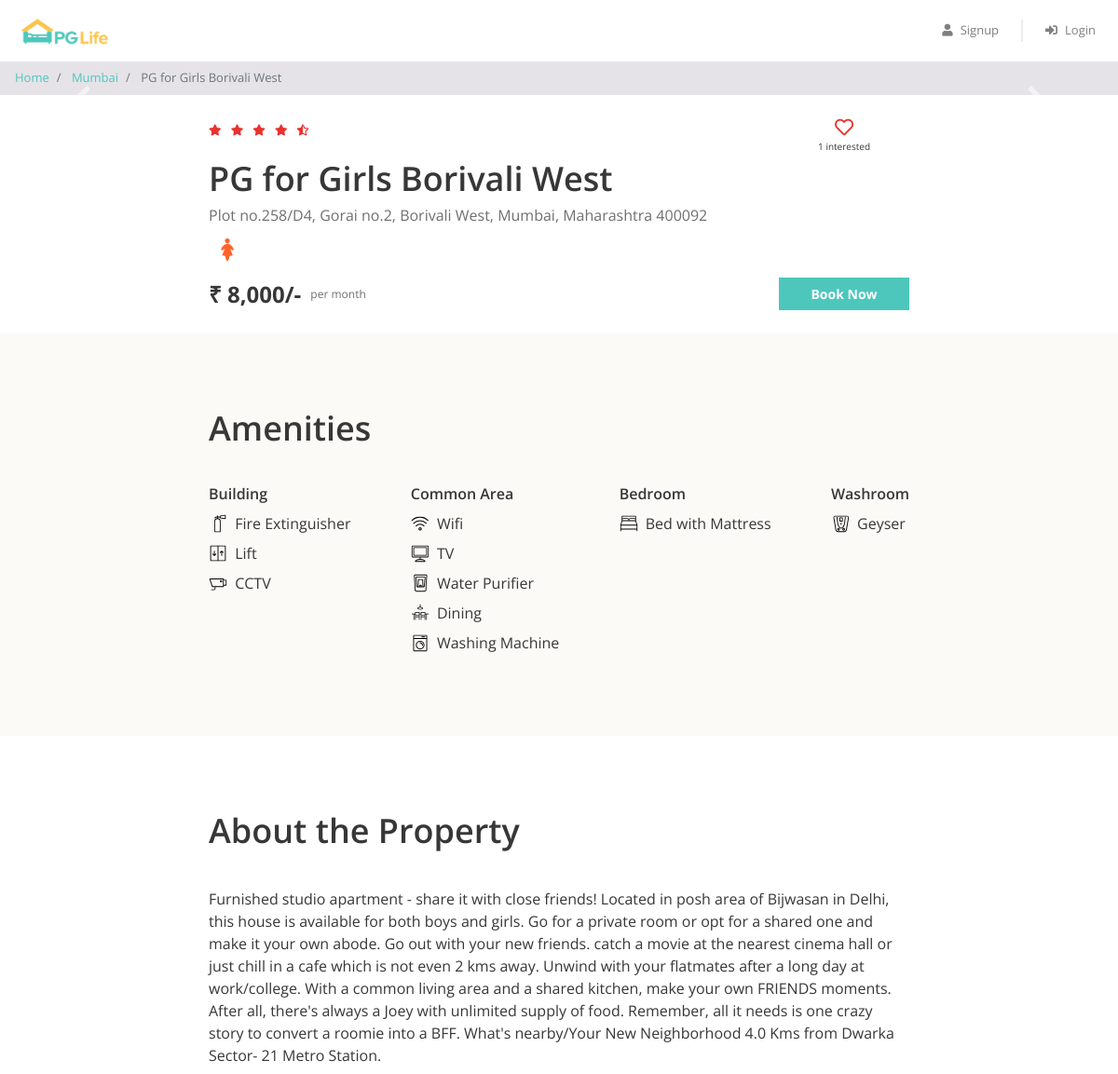
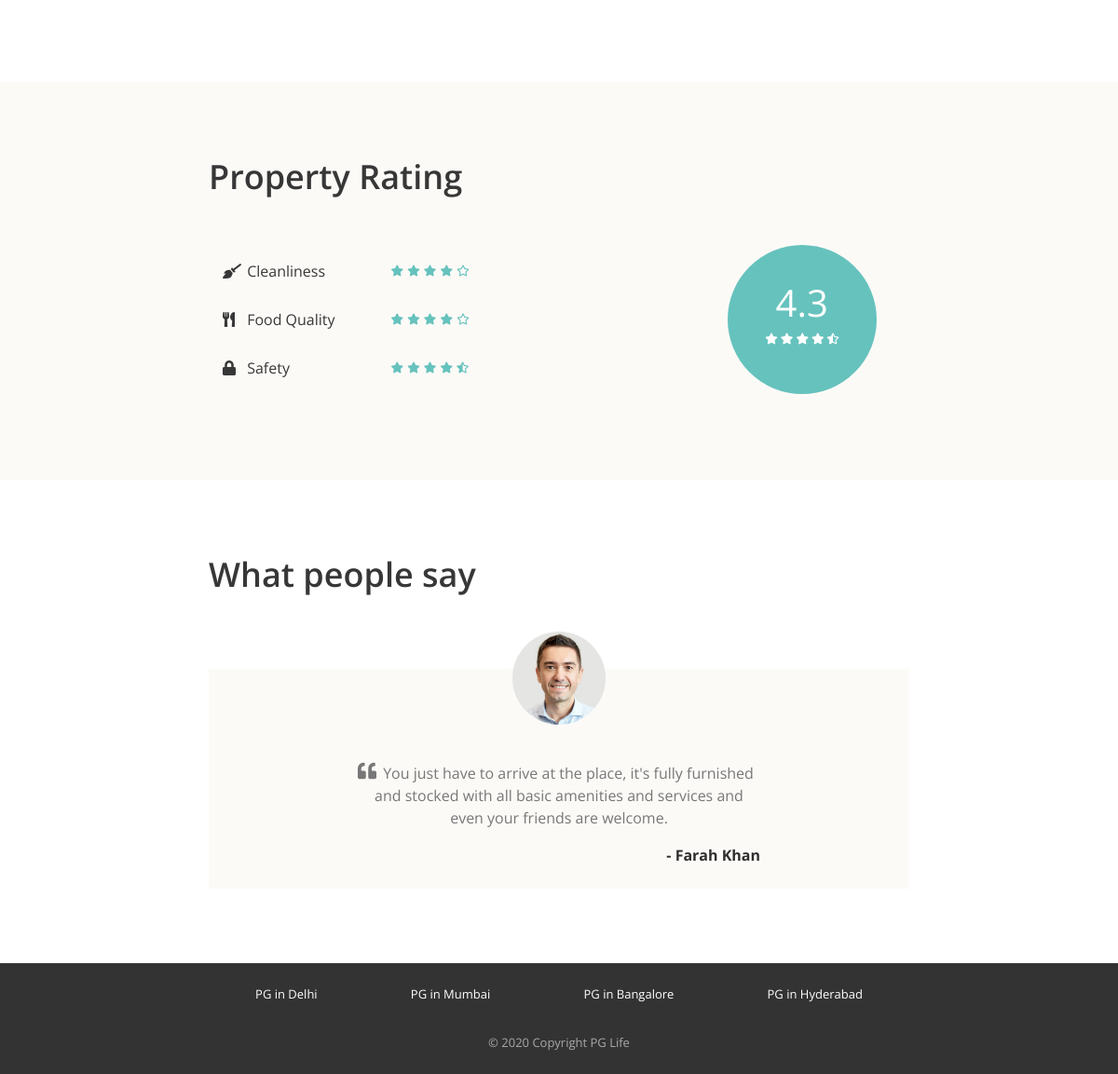
Page /property_detail.php?property_id=4 on the committed database (2 pictures, top to bottom).
### tables this page shows
CREATE TABLE `properties` (
  `id` int(11) NOT NULL,
  `city_id` int(11) NOT NULL,
  `name` varchar(100) NOT NULL,
  `address` varchar(255) NOT NULL,
  `description` longtext NOT NULL,
  `gender` enum('male','female','unisex') NOT NULL,
  `rent` int(11) NOT NULL,
  `rating_clean` float(2,1) NOT NULL,
  `rating_food` float(2,1) NOT NULL,
  `rating_safety` float(2,1) NOT NULL
);

CREATE TABLE `cities` (
  `id` int(11) NOT NULL,
  `name` varchar(100) NOT NULL
);

CREATE TABLE `amenities` (
  `id` int(11) NOT NULL,
  `name` varchar(100) NOT NULL,
  `type` varchar(100) NOT NULL,
  `icon` varchar(30) NOT NULL
);

CREATE TABLE `testimonials` (
  `id` int(11) NOT NULL,
  `property_id` int(11) NOT NULL,
  `user_name` varchar(100) NOT NULL,
  `content` longtext NOT NULL
);

### property_detail.php (the view, shortened to what this page needs)
<?php
require "includes/database_connect.php";
$property_id = $_GET["property_id"];
$sql_1 = "SELECT *, p.id AS property_id, p.name AS property_name, c.name AS city_name
            FROM properties p
            INNER JOIN cities c ON p.city_id = c.id
            WHERE p.id = $property_id";
$result_1 = mysqli_query($conn, $sql_1);
$property = mysqli_fetch_assoc($result_1);
$sql_2 = "SELECT * FROM testimonials WHERE property_id = $property_id";
$result_2 = mysqli_query($conn, $sql_2);
$testimonials = mysqli_fetch_all($result_2, MYSQLI_ASSOC);
$sql_3 = "SELECT a.*
            FROM amenities a
            INNER JOIN properties_amenities pa ON a.id = pa.amenity_id
            WHERE pa.property_id = $property_id";
$result_3 = mysqli_query($conn, $sql_3);
$amenities = mysqli_fetch_all($result_3, MYSQLI_ASSOC);
$sql_4 = "SELECT * FROM interested_users_properties WHERE property_id = $property_id";
$result_4 = mysqli_query($conn, $sql_4);
$interested_users_count = mysqli_num_rows($result_4);
?>
<!DOCTYPE html>
<html lang="en">
<head>
    <?php
    include "includes/head_links.php";
    ?>
    <link href="css/property_detail.css" rel="stylesheet" />
</head>
<body>
    <?php
    include "includes/header.php";
    ?>
    <nav aria-label="breadcrumb">
        <ol class="breadcrumb py-2">
            <li class="breadcrumb-item">
                <a href="index.php">Home</a>
            </li>
            <li class="breadcrumb-item">
                <a href="property_list.php?city=<?= $property['city_name']; ?>"><?= $property['city_name']; ?></a>
            </li>
            <li class="breadcrumb-item active" aria-current="page">
                <?= $property['property_name']; ?>
            </li>
        </ol>
    </nav>
    <div id="property-images" class="carousel slide" data-ride="carousel">
        <a class="carousel-control-prev" href="#property-images" role="button" data-slide="prev">
            <span class="carousel-control-prev-icon" aria-hidden="true"></span>
        </a>
        <a class="carousel-control-next" href="#property-images" role="button" data-slide="next">
            <span class="carousel-control-next-icon" aria-hidden="true"></span>
        </a>
    </div>
    <div class="property-summary page-container">
        <div class="row no-gutters justify-content-between">
            <?php
            $total_rating = ($property['rating_clean'] + $property['rating_food'] + $property['rating_safety']) / 3;
            $total_rating = round($total_rating, 1);
            ?>
            <div class="star-container" title="<?= $total_rating ?>">
                <?php
                $rating = $total_rating;
                for ($i = 0; $i < 5; $i++) {
                    if ($rating >= $i + 0.8) {
                ?>
                        <i class="fas fa-star"></i>
                    <?php
                    } elseif ($rating >= $i + 0.3) {
                    ?>
                        <i class="fas fa-star-half-alt"></i>
                    <?php
                    } else {
                    ?>
                        <i class="far fa-star"></i>
                <?php
                    }
                }
                ?>
            </div>
            <div class="interested-container">
                <?php
                $is_interested = false;
                if ($is_interested) {
                ?>
                    <i class="is-interested-image fas fa-heart"></i>
                <?php
                } else {
                ?>
                    <i class="is-interested-image far fa-heart"></i>
                <?php
                }
                ?>
                <div class="interested-text">
                    <span class="interested-user-count"><?= $interested_users_count ?></span> interested
                </div>
            </div>
        </div>
        <div class="detail-container">
            <div class="property-name"><?= $property['property_name'] ?></div>
            <div class="property-address"><?= $property['address'] ?></div>
            <div class="property-gender">
                <?php
                if ($property['gender'] == "male") {
                ?>
                    <img src="img/male.png">
                <?php
                } elseif ($property['gender'] == "female") {
                ?>
                    <img src="img/female.png">
                <?php
                } else {
                ?>
                    <img src="img/unisex.png">
                <?php
                }
                ?>
            </div>
        </div>
        <div class="row no-gutters">
            <div class="rent-container col-6">
                <div class="rent">₹ <?= number_format($property['rent']) ?>/-</div>
                <div class="rent-unit">per month</div>
            </div>
            <div class="button-container col-6">
                <a href="#" class="btn btn-primary">Book Now</a>
            </div>
        </div>
    </div>
    <div class="property-amenities">
        <div class="page-container">
            <h1>Amenities</h1>
            <div class="row justify-content-between">
                <div class="col-md-auto">
                    <h5>Building</h5>
                    <?php
                    foreach ($amenities as $amenity) {
                        if ($amenity['type'] == "Building") {
                    ?>
                            <div class="amenity-container">
                                <img src="img/amenities/<?= $amenity['icon'] ?>.svg">
                                <span><?= $amenity['name'] ?></span>
                            </div>
                    <?php
                        }
                    }
                    ?>
                </div>
                <div class="col-md-auto">
                    <h5>Common Area</h5>
                    <?php
                    foreach ($amenities as $amenity) {
                        if ($amenity['type'] == "Common Area") {
                    ?>
                            <div class="amenity-container">
                                <img src="img/amenities/<?= $amenity['icon'] ?>.svg">
                                <span><?= $amenity['name'] ?></span>
                            </div>
                    <?php
                        }
                    }
                    ?>
                </div>
                <div class="col-md-auto">
                    <h5>Bedroom</h5>
                    <?php
                    foreach ($amenities as $amenity) {
                        if ($amenity['type'] == "Bedroom") {
                    ?>
                            <div class="amenity-container">
                                <img src="img/amenities/<?= $amenity['icon'] ?>.svg">
                                <span><?= $amenity['name'] ?></span>
                            </div>
                    <?php
                        }
                    }
                    ?>
                </div>
                <div class="col-md-auto">
                    <h5>Washroom</h5>
                    <?php
                    foreach ($amenities as $amenity) {
                        if ($amenity['type'] == "Washroom") {
                    ?>
                            <div class="amenity-container">
                                <img src="img/amenities/<?= $amenity['icon'] ?>.svg">
                                <span><?= $amenity['name'] ?></span>
                            </div>
                    <?php
                        }
                    }
                    ?>
                </div>
            </div>
        </div>
    </div>
    <div class="property-about page-container">
        <h1>About the Property</h1>
        <p><?= $property['description'] ?></p>
    </div>
    <div class="property-rating">
        <div class="page-container">
            <h1>Property Rating</h1>
            <div class="row align-items-center justify-content-between">
                <div class="col-md-6">
                    <div class="rating-criteria row">
                        <div class="col-6">
                            <i class="rating-criteria-icon fas fa-broom"></i>
                            <span class="rating-criteria-text">Cleanliness</span>
                        </div>
                        <div class="rating-criteria-star-container col-6" title="<?= $property['rating_clean'] ?>">
                            <?php
                            $rating = $property['rating_clean'];
                            for ($i = 0; $i < 5; $i++) {
                                if ($rating >= $i + 0.8) {
                            ?>
                                    <i class="fas fa-star"></i>
                                <?php
                                } elseif ($rating >= $i + 0.3) {
                                ?>
                                    <i class="fas fa-star-half-alt"></i>
                                <?php
                                } else {
                                ?>
                                    <i class="far fa-star"></i>
                            <?php
                                }
                            }
                            ?>
                        </div>
                    </div>
                    <div class="rating-criteria row">
                        <div class="col-6">
                            <i class="rating-criteria-icon fas fa-utensils"></i>
                            <span class="rating-criteria-text">Food Quality</span>
                        </div>
                        <div class="rating-criteria-star-container col-6" title="<?= $property['rating_food'] ?>">
                            <?php
                            $rating = $property['rating_food'];
                            for ($i = 0; $i < 5; $i++) {
                                if ($rating >= $i + 0.8) {
                            ?>
                                    <i class="fas fa-star"></i>
                                <?php
                                } elseif ($rating >= $i + 0.3) {
                                ?>
                                    <i class="fas fa-star-half-alt"></i>
                                <?php
                                } else {
                                ?>
                                    <i class="far fa-star"></i>
                            <?php
                                }
                            }
                            ?>
                        </div>
                    </div>
                    <div class="rating-criteria row">
                        <div class="col-6">
                            <i class="rating-criteria-icon fa fa-lock"></i>
                            <span class="rating-criteria-text">Safety</span>
                        </div>
                        <div class="rating-criteria-star-container col-6" title="<?= $property['rating_safety'] ?>">
                            <?php
                            $rating = $property['rating_safety'];
                            for ($i = 0; $i < 5; $i++) {
                                if ($rating >= $i + 0.8) {
                            ?>
                                    <i class="fas fa-star"></i>
                                <?php
                                } elseif ($rating >= $i + 0.3) {
                                ?>
                                    <i class="fas fa-star-half-alt"></i>
                                <?php
                                } else {
                                ?>
                                    <i class="far fa-star"></i>
                            <?php
                                }
                            }
                            ?>
                        </div>
                    </div>
                </div>
                <div class="col-md-4">
                    <div class="rating-circle">
                        <?php
                        $total_rating = ($property['rating_clean'] + $property['rating_food'] + $property['rating_safety']) / 3;
                        $total_rating = round($total_rating, 1);
                        ?>
                        <div class="total-rating"><?= $total_rating ?></div>
                        <div class="rating-circle-star-container">
                            <?php
                            $rating = $total_rating;
                            for ($i = 0; $i < 5; $i++) {
                                if ($rating >= $i + 0.8) {
                            ?>
                                    <i class="fas fa-star"></i>
                                <?php
                                } elseif ($rating >= $i + 0.3) {
                                ?>
                                    <i class="fas fa-star-half-alt"></i>
                                <?php
                                } else {
                                ?>
                                    <i class="far fa-star"></i>
                            <?php
                                }
                            }
                            ?>
                        </div>
                    </div>
                </div>
            </div>
        </div>
    </div>
    <div class="property-testimonials page-container">
        <h1>What people say</h1>
        <?php
        foreach ($testimonials as $testimonial) {
        ?>
            <div class="testimonial-block">
                <div class="testimonial-image-container">
                    <img class="testimonial-img" src="img/man.png">
                </div>
                <div class="testimonial-text">
                    <i class="fa fa-quote-left" aria-hidden="true"></i>
                    <p><?= $testimonial['content'] ?></p>
                </div>
                <div class="testimonial-name">- <?= $testimonial['user_name'] ?></div>
            </div>
        <?php
        }
        ?>
    </div>
    <?php
    include "includes/footer.php";
    ?>
</body>
</html>

### rows in the picture
properties: city.name "Mumbai", name "PG for Girls Borivali West", address "Plot no.258/D4, Gorai no.2, Borivali West, Mumbai, Maharashtra 400092", rent "8,000", description "Furnished studio apartment - share it with close friends! Located in posh area of Bijwasan in Delhi, this house is available for both boys and girls. Go for a private room or opt for a shared one and make it your own abode. Go out with your new friends. catch a movie at the nearest cinema hall or just chill in a cafe which is not even 2 kms away. Unwind with your flatmates after a long day at work/college. With a common living area and a shared kitchen, make your own FRIENDS moments. After all, there's always a Joey with unlimited supply of food. Remember, all it needs is one crazy story to convert a roomie into a BFF. What's nearby/Your New Neighborhood 4.0 Kms from Dwarka Sector- 21 Metro…", total_rating "4.3"
amenities: icon (picture), name "Fire Extinguisher"
amenities: icon (picture), name "Lift"
amenities: icon (picture), name "CCTV"
amenities: icon (picture), name "Wifi"
amenities: shows a picture, name "TV"
amenities: icon (picture), name "Water Purifier"
amenities: icon (picture), name "Dining"
amenities: icon (picture), name "Washing Machine"
amenities: name "Bed with Mattress"
amenities: icon (picture), name "Geyser"
testimonials: content "You just have to arrive at the place, it's fully furnished and stocked with all basic amenities and services and even your friends are welcome.", user_name "Farah Khan"

### other values in the picture
$interested_users_count "1"
